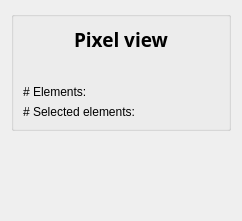
<?xml version="1.0" encoding="UTF-8"?>
<ui version="4.0">
 <class>PixelView</class>
 <widget class="QWidget" name="PixelView">
  <property name="geometry">
   <rect>
  <x>0</x>
  <y>0</y>
  <width>242</width>
  <height>221</height>
   </rect>
  </property>
  <property name="windowTitle">
   <string>Pixel View</string>
  </property>
  <layout class="QGridLayout" name="gridLayout_2">
   <item row="0" column="0">
  <widget class="QGroupBox" name="groupBox">
   <property name="title">
    <string/>
   </property>
   <layout class="QGridLayout" name="gridLayout_3">
    <item row="0" column="0">
     <layout class="QGridLayout" name="gridLayout">
    <item row="0" column="0">
     <spacer name="horizontalSpacer">
      <property name="orientation">
       <enum>Qt::Horizontal</enum>
      </property>
      <property name="sizeHint" stdset="0">
       <size>
      <width>40</width>
      <height>20</height>
       </size>
      </property>
     </spacer>
    </item>
    <item row="0" column="1">
     <widget class="QLabel" name="label">
      <property name="font">
       <font>
      <family>Calibri Light</family>
      <pointsize>14</pointsize>
      <weight>75</weight>
      <bold>true</bold>
       </font>
      </property>
      <property name="text">
       <string>Pixel view</string>
      </property>
     </widget>
    </item>
    <item row="0" column="2">
     <spacer name="horizontalSpacer_2">
      <property name="orientation">
       <enum>Qt::Horizontal</enum>
      </property>
      <property name="sizeHint" stdset="0">
       <size>
      <width>40</width>
      <height>20</height>
       </size>
      </property>
     </spacer>
    </item>
    <item row="1" column="0" colspan="3">
     <layout class="QHBoxLayout" name="horizontalLayout">
      <item>
       <spacer name="horizontalSpacer_3">
      <property name="orientation">
       <enum>Qt::Horizontal</enum>
      </property>
      <property name="sizeHint" stdset="0">
       <size>
        <width>40</width>
        <height>20</height>
       </size>
      </property>
       </spacer>
      </item>
      <item>
       <widget class="QLabel" name="_image_lbl">
      <property name="text">
       <string/>
      </property>
       </widget>
      </item>
      <item>
       <spacer name="horizontalSpacer_4">
      <property name="orientation">
       <enum>Qt::Horizontal</enum>
      </property>
      <property name="sizeHint" stdset="0">
       <size>
        <width>40</width>
        <height>20</height>
       </size>
      </property>
       </spacer>
      </item>
     </layout>
    </item>
    <item row="2" column="0" colspan="3">
     <layout class="QGridLayout" name="gridLayout_4">
      <item row="0" column="0">
       <widget class="QLabel" name="_num_elem_lbl">
      <property name="text">
       <string># Elements: </string>
      </property>
       </widget>
      </item>
      <item row="1" column="0">
       <widget class="QLabel" name="_num_sel_elem_lbl">
      <property name="text">
       <string># Selected elements: </string>
      </property>
       </widget>
      </item>
     </layout>
    </item>
     </layout>
    </item>
   </layout>
  </widget>
   </item>
   <item row="1" column="0">
  <spacer name="verticalSpacer">
   <property name="orientation">
    <enum>Qt::Vertical</enum>
   </property>
   <property name="sizeHint" stdset="0">
    <size>
     <width>20</width>
     <height>40</height>
    </size>
   </property>
  </spacer>
   </item>
  </layout>
 </widget>
 <resources/>
 <connections/>
</ui>
